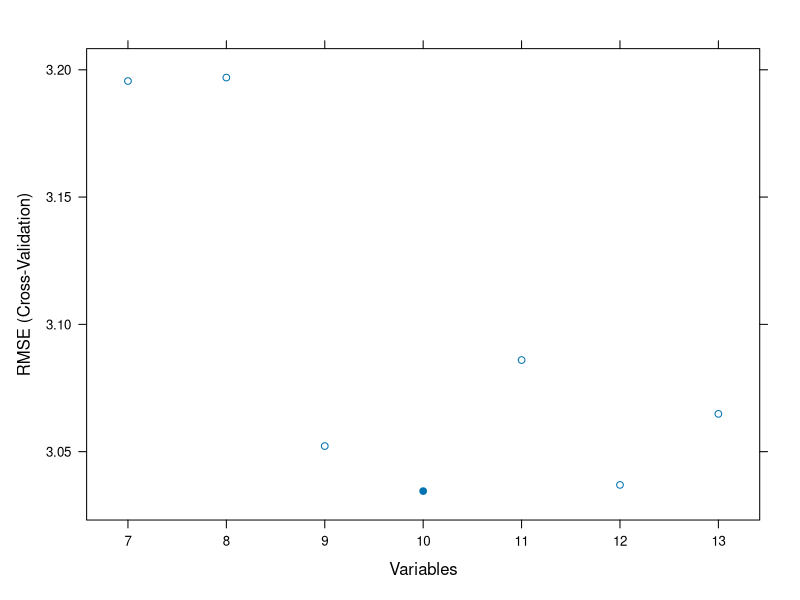

Recreate this plot in R.
library(caret)
library(mlbench)
set.seed(5)

# Recursive Feature Elimination
# See also: https://topepo.github.io/caret/recursive-feature-elimination.html#rfe

# Use BostonHousing data
data(BostonHousing)
training <- BostonHousing
x <- BostonHousing[, -14]
y <- BostonHousing[, 14]

# sizes determines the number of most important features the rfe should iterate
sizes <- c(7:13)

# use 10-fold cross validation
ctrl <- rfeControl(functions = rfFuncs,
                   method = "cv",
                   number = 10,
                   verbose = FALSE)

lmProfile <- rfe(x = x, y = y, sizes = sizes, rfeControl = ctrl)
lmProfile
plot(lmProfile)

# Optimal variables:
lmProfile$optVariable

# Not included:
setdiff(colnames(x), lmProfile$optVariable)
